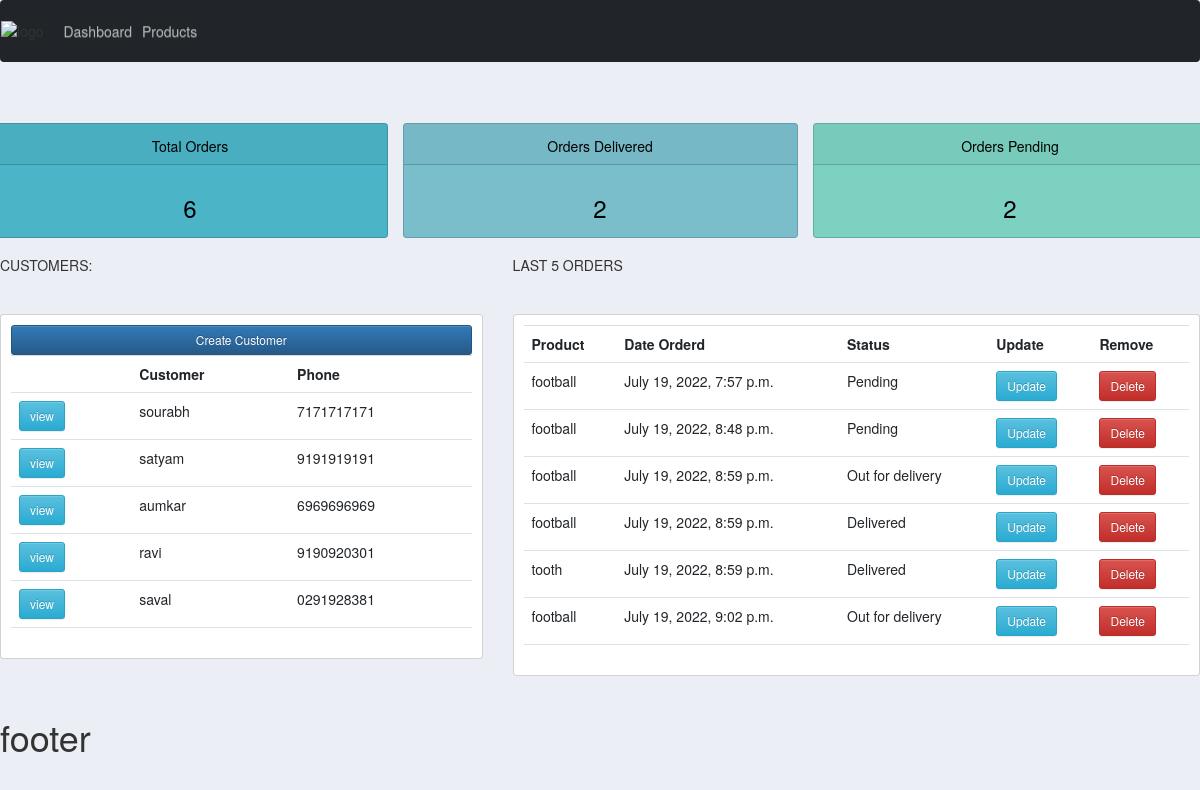
The page / on the database its author committed.
### accounts/models.py (models this page shows, shortened)
class Customer(models.Model):
    name = models.CharField(max_length=200, null=True)
    phone  = models.CharField(max_length=200, null=True)
    email = models.CharField(max_length=200, null=True)
    date_created = models.DateTimeField(auto_now_add=True, null =True)

class Order(models.Model):
    STATUS=(
        ('Pending','Pending'),
        ('Out for delivery', 'Out for delivery'),
        ('Delivered','Delivered'),
        )
    customer = models.ForeignKey(Customer, null=True, on_delete=models.SET_NULL)
    product = models.ForeignKey(Product, null=True, on_delete=models.SET_NULL)
    date_created = models.DateTimeField(auto_now_add=True, null =True)
    status = models.CharField(max_length=200, null=True, choices=STATUS)

class Product(models.Model):
    CATAGORY =(
        ('Indoor','Indoor'),
        ('Outdoor','Outdoor'),
    )
    name = models.CharField(max_length=200, null=True)
    price = models.FloatField(null=True)
    category = models.CharField(max_length=200, null=True,choices=CATAGORY)
    description = models.CharField(max_length=200, null=True, blank=True)
    date_created = models.DateTimeField(auto_now_add=True, null =True)
    tags= models.ManyToManyField(Tag)
    def __str__(self):
        return self.name

### accounts/views.py (the view)
# urls.py: path('',views.home, name="home"),
def home(request):
    orders= Order.objects.all()
    customers= Customer.objects.all()
    total_customers = customers.count()
    total_orders = orders.count()
    delivered = orders.filter(status='Delivered').count()
    pending = orders.filter(status='Pending').count()
    context = {'orders':orders, 'customers': customers,
    'total_orders':total_orders, 'delivered':delivered,
    'pending' : pending, 'total_customers':total_customers}
    return render(request,'accounts/dashboard.html', context)

### accounts/templates/accounts/dashboard.html
{% extends 'accounts/main.html'%}
{% block content %}
{% include 'accounts/status.html' %}
<div class="row">
	<div class="col-md-5">
		<h5>CUSTOMERS:</h5>
		<hr>
		<div class="card card-body">
			<a class="btn btn-primary  btn-sm btn-block" href="">Create Customer</a>
			<table class="table table-sm">
				<tr>
					<th></th>
					<th>Customer</th>
					<th>Phone</th>
				</tr>
				{% for customer in customers %}
					<tr>
						<td><a class="btn btn-sm btn-info" href="{% url 'customer' customer.id %}">view</a></td>
						<td>{{customer.name}}</td>
						<td>{{customer.phone}}</td>
					</tr>
				{% endfor %}
			</table>
		</div>
	</div>
	<div class="col-md-7">
		<h5>LAST 5 ORDERS</h5>
		<hr>
		<div class="card card-body">
			<table class="table table-sm">
				<tr>
					<th>Product</th>
					<th>Date Orderd</th>
					<th>Status</th>
					<th>Update</th>
					<th>Remove</th>
				</tr>
				{% for order in orders %}
					<tr>
						<td>{{order.product}}</td>
						<td>{{order.date_created}}</td>
						<td>{{order.status}}</td>
						<td><a class="btn btn-sm btn-info" href="{% url 'update_order' order.id %}">Update</a></td>
						<td><a class="btn btn-sm btn-danger" href="{% url 'delete_order' order.id %}">Delete</a></td>
					</tr>
				{% endfor %}
			</table>
		</div>
	</div>
</div>
{% endblock%}

### accounts/templates/accounts/main.html (shortened to what this page needs)
{% load static %}
<!DOCTYPE html>
<html lang="en">
<head>
    <link href="https://cdn.jsdelivr.net/npm/bootstrap@5.2.0-beta1/dist/css/bootstrap.min.css" rel="stylesheet">
    <link rel="stylesheet" href="https://cdn.jsdelivr.net/npm/bootstrap@3.3.7/dist/css/bootstrap.min.css">
    <link rel="stylesheet" href="https://cdn.jsdelivr.net/npm/bootstrap@3.3.7/dist/css/bootstrap-theme.min.css">
    <link rel="stylesheet" type="text/css" href="{% static '/css/main.css' %}">
</head>
<body>
    {% include 'accounts/navbar.html' %}
    <hr>
    {% block content %}{% endblock %}
    <hr>
    <h1> footer </h1>
</body>
</html>

### accounts/templates/accounts/navbar.html (shortened to what this page needs)
{% load static %}
<nav class="navbar navbar-expand-lg navbar-dark bg-dark">
    <img src="{% static 'images/logo.png' %}" alt="logo">
    <div class="collapse navbar-collapse" id="navbarSupportedContent">
      <ul class="navbar-nav mr-auto">
        <li class="nav-item active">
          <a class="nav-link" href="{% url 'home' %}"> Dashboard<span class="sr-only">(current)</span></a>
        </li>
        <li class="nav-item">
          <a class="nav-link" href="{% url 'products' %}">Products</a>
        </li>
    </div>
  </nav>

### accounts/templates/accounts/status.html
<br>
<div class="row">
	<div class="col">
		<div class="col-md">
			<div class="card text-center text-black  mb-3" id="total-orders">
			  	<div class="card-header">
			  		<h5 class="card-title">Total Orders</h5>
			  	</div>
			  	<div class="card-body">
			    	<h3 class="card-title">{{total_orders}}</h3>
			  	</div>
			</div>
		</div>
	</div>
	<div class="col">
		<div class="col-md">
			<div class="card text-center text-black  mb-3" id="orders-delivered">
			  	<div class="card-header">
			  		<h5 class="card-title">Orders Delivered</h5>
			  	</div>
			  	<div class="card-body">
			    	<h3 class="card-title">{{delivered}}</h3>
			  	</div>
			</div>
		</div>
	</div>
	<div class="col">
		<div class="col-md">
			<div class="card text-center text-black  mb-3" id="orders-pending">
			  	<div class="card-header">
			  		<h5 class="card-title">Orders Pending</h5>
			  	</div>
			  	<div class="card-body">
			    	<h3 class="card-title">{{pending}}</h3>
			  	</div>
			</div>
		</div>
	</div>
</div>

### static/css/main.css (style rules this page uses)
body { background-color: #ebeff5; }
#total-orders { background-color: #4cb4c7; }
#orders-delivered { background-color: #7abecc; }
#orders-pending { background-color: #7CD1C0; }

### rows shown on the page
Customer: name "sourabh", phone "7171717171"
Customer: name "satyam", phone "9191919191"
Customer: name "aumkar", phone "6969696969"
Customer: name "ravi", phone "9190920301"
Customer: name "saval", phone "0291928381"
Order: product "football", date_created "July 19, 2022, 7:57 p.m.", status "Pending"
Order: product "football", date_created "July 19, 2022, 8:48 p.m.", status "Pending"
Order: product "football", date_created "July 19, 2022, 8:59 p.m.", status "Out for delivery"
Order: product "football", date_created "July 19, 2022, 8:59 p.m.", status "Delivered"
Order: product "tooth", date_created "July 19, 2022, 8:59 p.m.", status "Delivered"
Order: product "football", date_created "July 19, 2022, 9:02 p.m.", status "Out for delivery"

### other values the page prints
{{ total_orders }} "6"
{{ delivered }} "2"
{{ pending }} "2"
